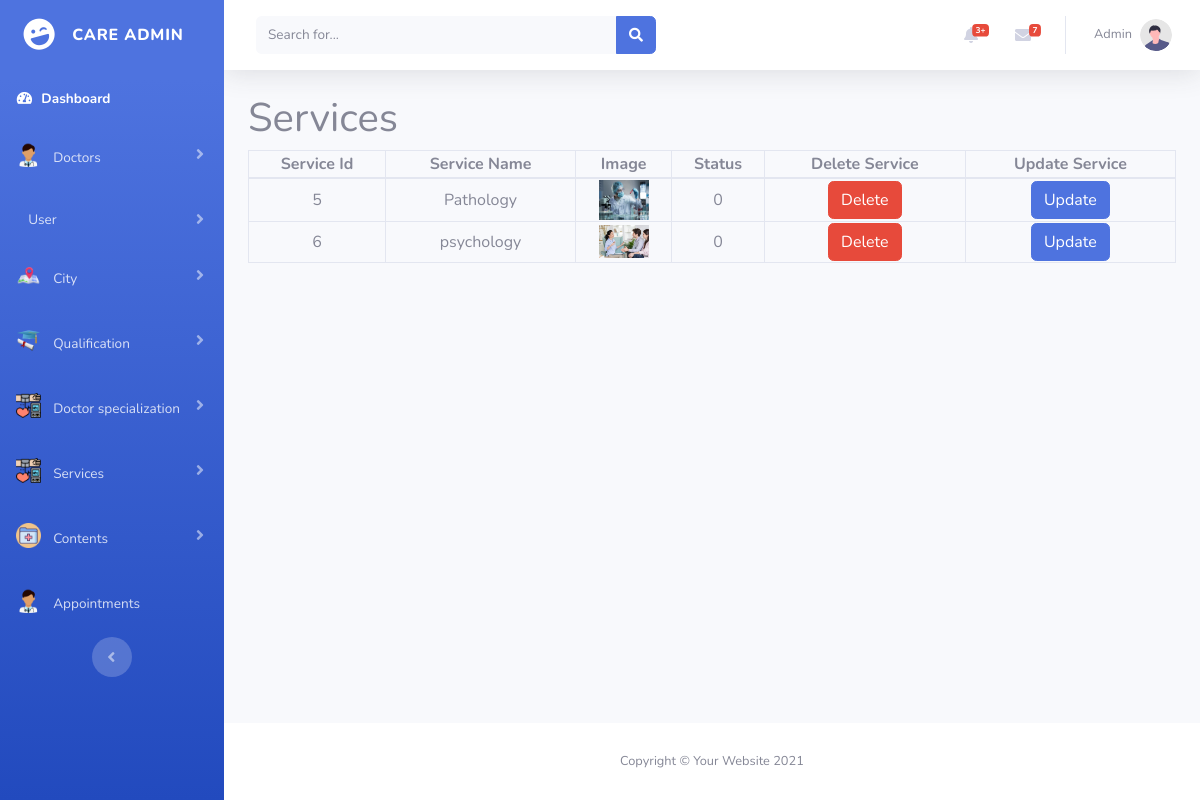
Page /admin/view_services.php (signed in) on the earlier database version.
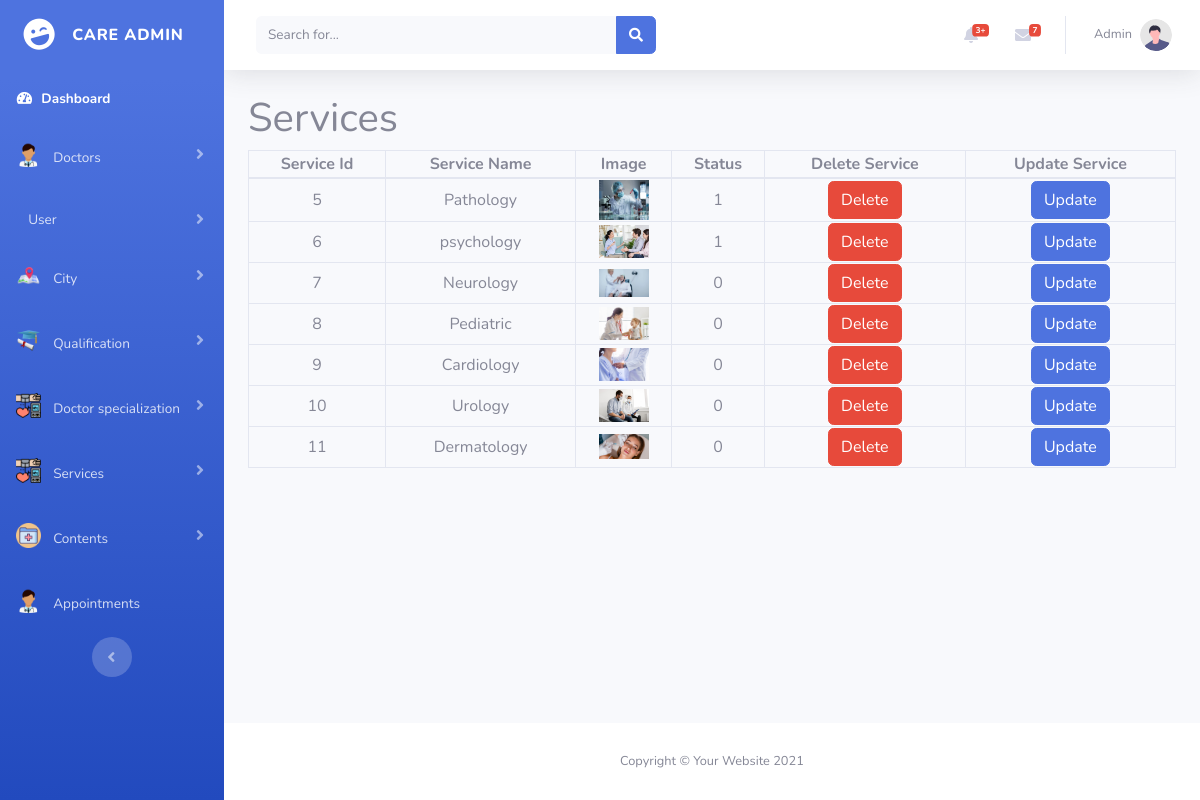
Same page on the later database version.
### tables this page shows
CREATE TABLE `services` (
  `service_id` int(11) NOT NULL,
  `service_name` varchar(200) NOT NULL,
  `status` int(11) NOT NULL,
  `image` varchar(500) NOT NULL
);

### admin/view_services.php (the view, shortened to what this page needs)
<?php
include("connection.php");
$select_service_query = "SELECT * FROM `services`";
$run_select_service_query = mysqli_query($connection, $select_service_query);
?>
<!DOCTYPE html>
<html lang="en">
<head>
    <link href="vendor/fontawesome-free/css/all.min.css" rel="stylesheet" type="text/css">
    <link href="https://cdn.jsdelivr.net/npm/bootstrap@5.0.2/dist/css/bootstrap.min.css" rel="stylesheet"
>
    <link href="css/sb-admin-2.min.css" rel="stylesheet">
</head>
<body id="page-top">
    <div id="wrapper">
        <?php include 'sidebar.php';?>
        <div id="content-wrapper" class="d-flex flex-column">
            <div id="content">
                <?php include 'topbar.php';?>
                <div class="container">
                        <h1>Services</h1>
                        <table class="table-bordered w-100 text-center">
                            <thead>
                                <th>Service Id</th>
                                <th>Service Name</th>
                                <th>Image</th>
                                <th>Status</th>
                                <th>Delete Service</th>
                                <th>Update Service</th>
                            </thead>
                            <tbody>
                                <?php while($row_service = mysqli_fetch_array($run_select_service_query)){?>
                              <tr>
                                        <td><?php echo $row_service['service_id']; ?></td>
                                        <td><?php echo $row_service['service_name']; ?></td>
                                        <td><img width="50" src="<?php echo $row_service['image']; ?>" alt=""></td>
                                        <td><?php echo $row_service['status']; ?></td>
                                        <td><a href="delete_service.php?service_id=<?php echo $row_service['service_id']; ?>" class="btn btn-danger">Delete</a></td>
                                        <td><a href="update_service.php?service_id=<?php echo $row_service['service_id']; ?>" class="btn btn-primary">Update</a></td>
                              </tr>
                                <?php } ?>
                            </tbody>
                        </table>
                </div>
            </div>
            <?php include 'footer.php' ?>
        </div>
    </div>
</body>
</html>

Differences in the rows shown:
changed services "Pathology": status "0" → "1"
changed services "psychology": status "0" → "1"
added services: service_id "7", service_name "Neurology", image (picture), status "0"
added services: service_id "8", service_name "Pediatric", image (picture), status "0"
added services: service_id "9", service_name "Cardiology", image (picture), status "0"
added services: service_id "10", service_name "Urology", image (picture), status "0"
added services: service_id "11", service_name "Dermatology", image (picture), status "0"
